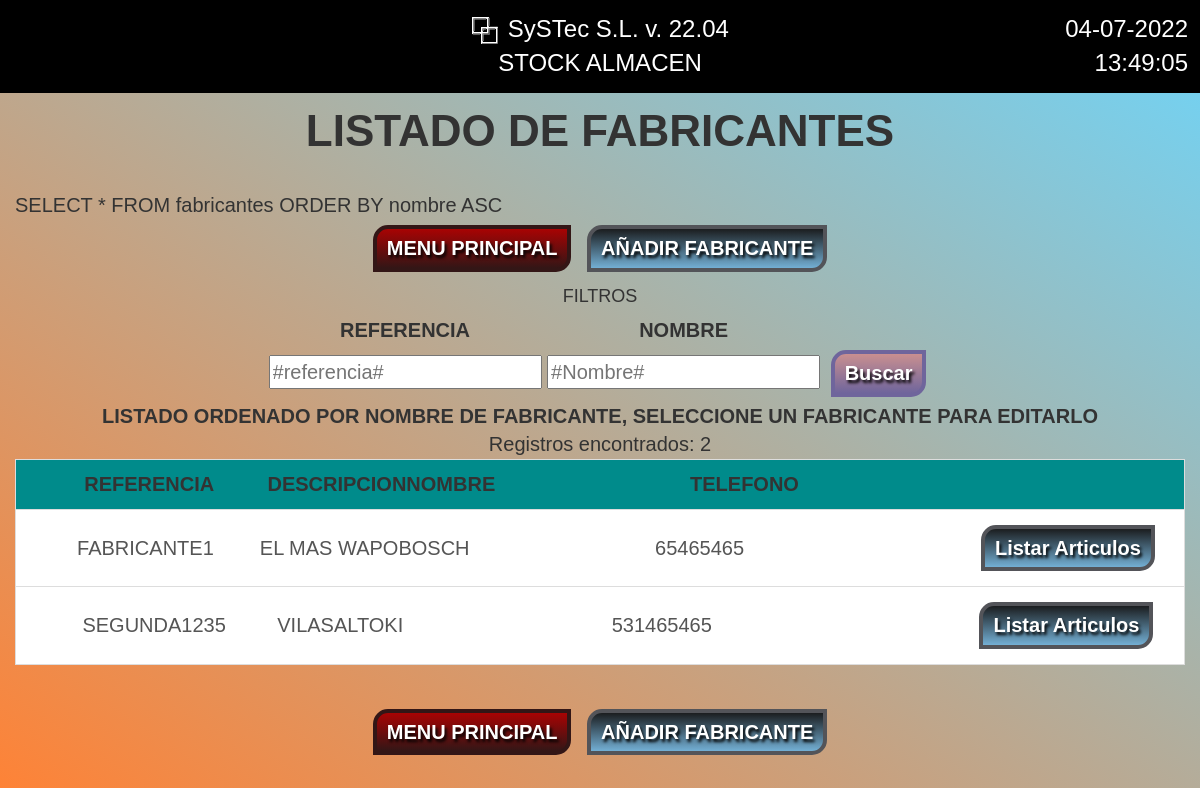
/fabricantes.php, run on the app's committed database.
### tables this page shows
CREATE TABLE IF NOT EXISTS `fabricantes` (
  `id` mediumint(8) UNSIGNED NOT NULL AUTO_INCREMENT,
  `referencia` char(50) DEFAULT NULL,
  `descripcion_fabricante` char(50) DEFAULT NULL,
  `nombre` char(50) DEFAULT NULL,
  `telefonos` char(50) DEFAULT NULL,
  PRIMARY KEY (`id`)
);

### modulos/datosBD.php (called while the page is built, shortened)
<?php
    function conectarBD(){
        try{
            $cn = new PDO(DB_PDO_CONNECTION, DB_USER, DB_PASSWORD);
            $cn->setAttribute(PDO::ATTR_ERRMODE, PDO::ERRMODE_EXCEPTION);
            $cn->setAttribute(PDO::ATTR_EMULATE_PREPARES, false);
            return $cn;
        }catch(Exception $e){
            echo "ConectarBD: ".$e->getMessage();
            return null;
        }
    }
    function consultaListadoSQL($ConsultaSQL){
        try {
            $cn = conectarBD();
            $resultado = $cn->query($ConsultaSQL);
            $resultado->setFetchMode(PDO::FETCH_ASSOC);
            $listado = $resultado->fetchAll();
            return $listado;
        }catch(Exception $e){
            echo "consultaListadoSQL: ".$e->getMessage();
            return null;
        }
    }
?>

### fabricantes.php (the view, shortened to what this page needs)
<?php
require_once("modulos/datosBD.php");
require_once("modulos/html.php");
if (isset($_POST["opcion"])) {
    $cuerpo = menuOpciones();
} else if (isset($_GET["id"])) {
    $cuerpo = mostrarRegistro("MOSTRAR");
} else {
    $cuerpo = mostrarListado();
}
function recuperarDatosPOST()
{
    $CURSOR = iniciarCampos();
    $CURSOR["f_referencia"]      = isset($_POST["f_referencia"])        ? $_POST["f_referencia"]        : "";
    $CURSOR["f_nombre"]   = isset($_POST["f_nombre"])     ? $_POST["f_nombre"]     : "";
    $CURSOR["id"]            = isset($_GET["id"])               ? $_GET["id"]               : 0;
    $CURSOR["referencia"]        = isset($_POST["referencia"])          ? $_POST["referencia"]          : "";
    $CURSOR["descripcion_fabricante"]     = isset($_POST["descripcion_fabricante"])       ? $_POST["descripcion_fabricante"]       : "";
    $CURSOR["nombre"]      = isset($_POST["nombre"])        ? $_POST["nombre"]        : "";
    $CURSOR["telefonos"]     = isset($_POST["telefonos"])       ? $_POST["telefonos"]       : "";
    return $CURSOR;
}
function iniciarCampos()
{
    $CURSOR["f_referencia"]      = "";
    $CURSOR["f_nombre"]   = "";
    $CURSOR["id"]            = "";
    $CURSOR["referencia"]     = "";
    $CURSOR["descripcion_fabricante"]      = "";
    $CURSOR["nombre"]     = "";
    $CURSOR["telefonos"] = "";
    return $CURSOR;
}
function mostrarListado()
{
    try {
        $filtro = formarFiltro();
        $CURSOR = recuperarDatosPOST();
        $ConsultaSQL = "SELECT * FROM fabricantes {$filtro} ORDER BY nombre ASC";
        $listado = consultaListadoSQL($ConsultaSQL);
        $listado_fabricantes = Listado_Sencillo($listado);
        $texto = <<<EOF
                <br>
				{$ConsultaSQL}
                <center>
                    <input type="submit" name="opcion" value="MENU PRINCIPAL" class="btn-cancelar" />
                    <input type="submit" name="opcion" value="AÑADIR FABRICANTE" class="btn-normal" />
                </center>
                <div class="centrado">
                    <h4 class="texto-destacado">FILTROS</h4>
                    <div class="borde-sombra">
                        <div class="caja-en-linea">
                            <p class="negrita">REFERENCIA</p>
                            <input type="text" title="Introduzca referencia o parte de ella" id="f_referencia" name="f_referencia" placeholder="#referencia#" value="{$CURSOR["f_referencia"]}">
                        </div>
                        <div class="caja-en-linea">
                            <p class="negrita">NOMBRE</p>
                            <input type="text" title="Introduzca nombre o parte de el" id="f_nombre" name="f_nombre" placeholder="#Nombre#" value="{$CURSOR["f_nombre"]}">
                        </div>
                        <div class="btn-group ficha-detalle" role="group">
                            <button type="submit" id="opcion" name="opcion" class="btn-buscar" value="F_SUBMIT">
                            Buscar
                            </button>
                        </div>
                    <div class="centrado negrita">
                        LISTADO ORDENADO POR NOMBRE DE FABRICANTE, SELECCIONE UN FABRICANTE PARA EDITARLO
                    </div>
                    {$listado_fabricantes}
                    <p class="clearfix"></p>
                </div>
                <p class="clearfix"></p>
                <center>
                    <input type="submit" name="opcion" value="MENU PRINCIPAL" class="btn-cancelar" />
                    <input type="submit" name="opcion" value="AÑADIR FABRICANTE" class="btn-normal" />
                </center>
EOF;
        return $texto;
    } catch (Exception $e) {
        return "Mostrar Listado: " . $e->getMessage();
    }
}
function Listado_Sencillo($listado)
{
    $lista = "";
    $num_registros = "Registros encontrados: 0";
    if (!empty($listado)) {
        $num_registros = "Registros encontrados: " . count($listado);
        foreach ($listado as $fila) {
            $id = $fila["id"];
            $referencia = $fila["referencia"];
            $descripcion_fabricante = $fila["descripcion_fabricante"];
            $nombre = $fila["nombre"];
            $telefonos = $fila["telefonos"];
            $lista .= <<<EOF
                    <a href="?id={$id}" class="list-group-item resaltar_link">
                        <table class="ancho-total" >
                            <tr>
                                <td class="centrado" width="300">{$referencia}</td>
                                <td class="izquierda truncate" width="*">{$descripcion_fabricante}</td>
                                <td class="izquierda truncate" width="400" title="{$nombre}">{$nombre}</td>
                                <td class="izquierda truncate" width="500">{$telefonos}</td>
                                <td class="izquierda truncate" width="200"> <a href="listaArticulos.php?id_fabricante={$id}" class="btn btn-normal"> Listar Articulos</a> </td>
                            </tr>
                        </table>
                    </a>
EOF;
        }
    }
    return <<<EOF
            {$num_registros}
            <div class="list-group-item fondo-cyan-oscuro">
                <table class="ancho-total">
                    <tr class="">
                        <th class="centrado" width="300">REFERENCIA</th>
                        <th class="izquierda" width="*">DESCRIPCION</th>
                        <th class="izquierda" width="400">NOMBRE</th>
                        <th class="izquierda" width="500">TELEFONO</th>
                        <th class="izquierda" width="200"></th>
                  </tr>
                </table>
            </div>
            {$lista}
EOF;
}
function formarFiltro()
{
    $CURSOR = recuperarDatosPOST();
    $texto = "";
    return $texto;
}

### css/estilos.css (style rules this page uses)
html, body { height: 100%; background: #6DD5FA fixed; background: linear-gradient(to top right, #FF8235, #6DD5FA) fixed; }
html, body { font-family: Arial; font-size: 20px; }
.clearfix { padding-bottom: 0.5em; }
.ancho-total { width: 100%!Important; }
.centrado { text-align: center; }
.izquierda { text-align: left!Important; }
.negrita { font-weight: bold!important; }
.btn-normal, .btn-buscar, .btn-cancelar { .margin: 0.50em 0.50em 0.50em 0em; margin: 0.25em; padding: 0.25em 0.50em; border-top-left-radius: 15px; border-top-right-radius: 0px; border-bottom-left-radius: 0px; border-bottom-right-radius: 15px; text-shadow: 2px 3px 3px #030303; font-family: Arial; color: #ffffff; font-size: 20px; font-weight: bold; text-align: center!Important; .transition: border 1s; .transition: box-shadow 1s; .transition: text-shadow 2s; .transition:color 2s; text-decoration: none; }
.btn-buscar { background: #C98F90; background-image: linear-gradient(to top, #6F659C, #C98F90); border: solid #6F659C 4px; }
.btn-normal { background: #1b1d1f; background-image: linear-gradient(to bottom, #1b1d1f, #73afd4); border: solid #535459 4px; }
.btn-cancelar { background: #A80303; background-image: linear-gradient(to bottom, #A80303, #331616); border: solid #331616 4px; }
.caja-en-linea { display: inline-block; }
.truncate { white-space: nowrap; overflow: hidden; text-overflow: ellipsis; }
.fondo-cyan-oscuro { background: DarkCyan!Important; }

### data on the page
fabricantes: referencia "FABRICANTE1", descripcion_fabricante "EL MAS WAPO", nombre "BOSCH", telefonos "65465465"
fabricantes: referencia "SEGUNDA1235", descripcion_fabricante "VILA", nombre "SALTOKI", telefonos "531465465"

### other printed values
$version_app "SySTec S.L. v. 22.04"
$nom "STOCK ALMACEN"
$titulo "LISTADO DE FABRICANTES"
$ConsultaSQL "SELECT * FROM fabricantes ORDER BY nombre ASC"
$num_registros "Registros encontrados: 2"
